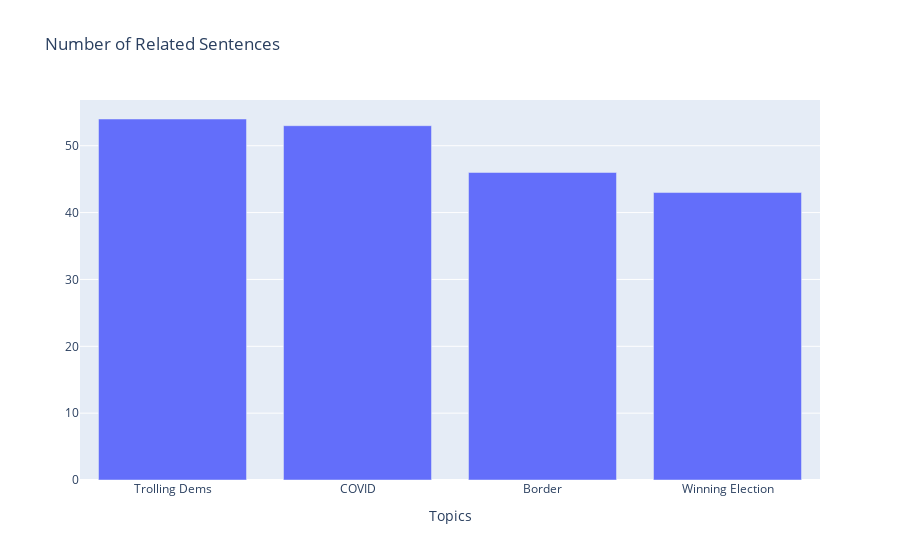

The notebook cell saved with this chart:
### Markdown cell above
## Wisconsin

### Code cell
# Wisconsin

plot_topics(doc_topic_nmf_wi, processed_wi, 4)

### Figure 1 — Plotly figure (JSON) as saved in the notebook; plotly's stock layout.template omitted (floating-point values rounded to 4 significant figures)
{"data": [{"alignmentgroup": "True", "hovertemplate": "Topics=%{x}<br>=%{y}<extra></extra>", "legendgroup": "", "marker": {"color": "#636efa"}, "name": "", "offsetgroup": "", "orientation": "v", "showlegend": false, "textposition": "auto", "type": "bar", "x": ["Trolling Dems", "COVID", "Border", "Winning Election"], "xaxis": "x", "y": [54, 53, 46, 43], "yaxis": "y"}], "layout": {"barmode": "relative", "legend": {"tracegroupgap": 0}, "title": {"text": "Number of Related Sentences"}, "xaxis": {"anchor": "y", "domain": [0, 1], "title": {"text": "Topics"}}, "yaxis": {"anchor": "x", "domain": [0, 1], "title": {"text": ""}}}}
